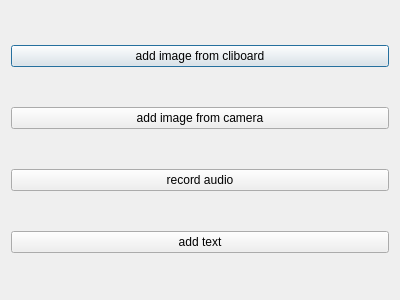
<?xml version="1.0" encoding="UTF-8"?>
<ui version="4.0">
 <class>Dialog</class>
 <widget class="QDialog" name="Dialog">
  <property name="geometry">
   <rect>
    <x>0</x>
    <y>0</y>
    <width>400</width>
    <height>300</height>
   </rect>
  </property>
  <property name="windowTitle">
   <string>Dialog</string>
  </property>
  <layout class="QVBoxLayout" name="verticalLayout">
   <item>
    <widget class="QPushButton" name="pushButton">
     <property name="text">
      <string>add image from cliboard</string>
     </property>
    </widget>
   </item>
   <item>
    <widget class="QPushButton" name="pushButton_4">
     <property name="text">
      <string>add image from camera</string>
     </property>
    </widget>
   </item>
   <item>
    <widget class="QPushButton" name="record_audio_button">
     <property name="text">
      <string>record audio</string>
     </property>
    </widget>
   </item>
   <item>
    <widget class="QPushButton" name="pushButton_3">
     <property name="text">
      <string>add text</string>
     </property>
    </widget>
   </item>
  </layout>
 </widget>
 <resources/>
 <connections/>
</ui>
